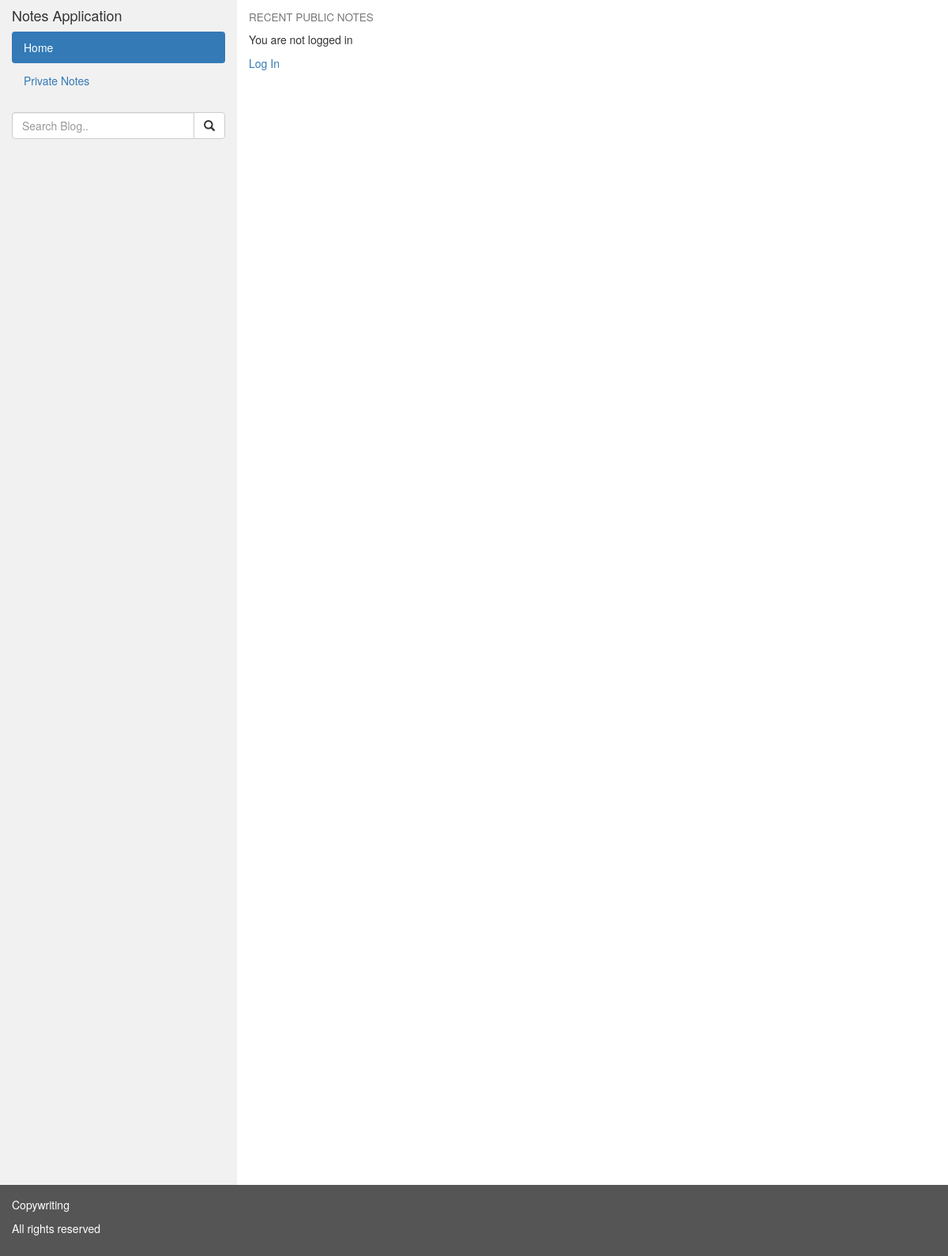
The app's page /, older data.
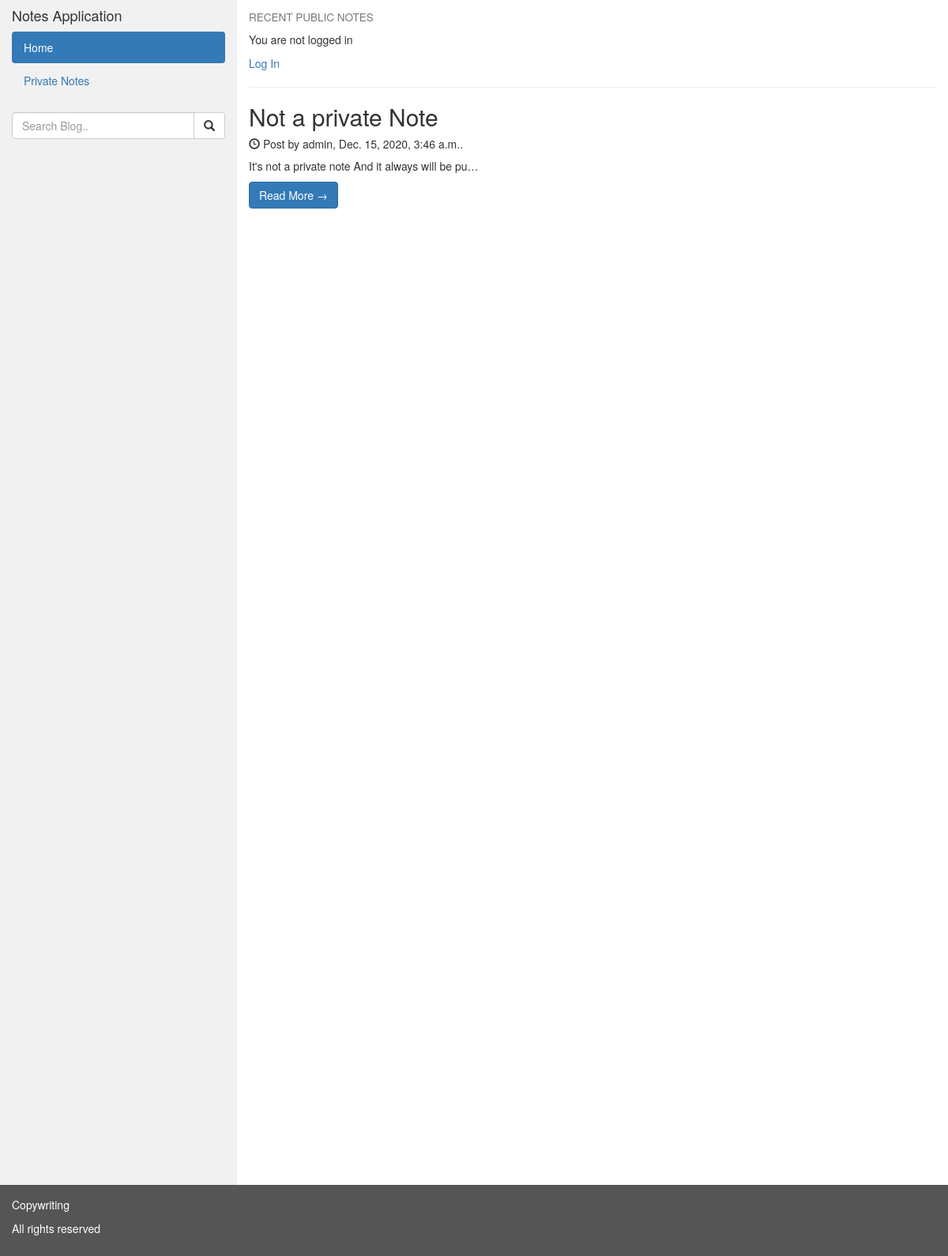
The same page, newer data.
### website/models.py (models this page shows, shortened)
class Note(models.Model):
    title = models.CharField(max_length=200)
    slug = models.SlugField(max_length=200, unique=True)
    author = models.ForeignKey(User, on_delete=models.CASCADE, related_name='blog_post')
    updated_on = models.DateTimeField(auto_now=True)
    content = models.TextField(max_length=600)
    created_on = models.DateTimeField(auto_now_add=True)
    status = models.IntegerField(choices=STATUS, default=0)
    class Meta:
        ordering = ['-created_on']

### website/views.py (the view)
# urls.py: path('', views.NoteList.as_view(), name='home'),
class NoteList(generic.ListView):
    context_object_name = 'notes_list'
    queryset = Note.objects.filter(status=0).order_by('-created_on')
    template_name = 'html/index.html'

### templates/html/index.html
{% extends 'html/base.html' %}
{% block content %}
<div class="col-sm-9">
  <h4><small>RECENT PUBLIC NOTES</small></h4>
  {% if user.is_authenticated %}
  Hi <strong>{{ user.username }}</strong>!
  <br>
  <a href="{% url 'logout' %}">Log Out</a>
  {% else %}
    <p>You are not logged in</p>
    <a href="{% url 'login' %}">Log In</a>
  {% endif %}
  {% for note in notes_list %}
    <hr>
    <h2>{{ note.title }}  </h2>
    <h5><span class="glyphicon glyphicon-time"></span> Post by {{ note.author }}, {{ note.created_on }}.</h5>
    <p>{{ note.content|truncatechars:50 }}</p>
    <a href="{% url 'note_detail' note.slug  %}" class="btn btn-primary">Read More &rarr;</a>
    <br><br>
  {% endfor %}
</div>
{% endblock content %}

### templates/html/base.html (shortened to what this page needs)
<!DOCTYPE html>
{% load static %}
<html lang="en">
<head>
  <link rel="stylesheet" href="https://maxcdn.bootstrapcdn.com/bootstrap/3.4.1/css/bootstrap.min.css">
  <link rel="stylesheet" href="{% static 'css/style.css' %}">
</head>
<body>
<div class="container-fluid">
  <div class="row content">
    <div class="col-sm-3 sidenav">
      <h4>Notes Application</h4>
      <ul class="nav nav-pills nav-stacked">
        <li class="active"><a href="{% url 'home' %}">Home</a></li>
        <li><a href="{% url 'pr_notes' %}">Private Notes</a></li>
      </ul><br>
      <div class="input-group">
        <input type="text" class="form-control" placeholder="Search Blog..">
        <span class="input-group-btn">
          <button class="btn btn-default" type="button">
            <span class="glyphicon glyphicon-search"></span>
          </button>
        </span>
      </div>
    </div>
      {% block content %}{% endblock content %}
  </div>
</div>
<footer class="container-fluid">
  <p>Copywriting</p>
  <p>All rights reserved</p>
</footer>
</body>
</html>

### templates/html/base.html (style rules this page uses)
.row.content { height: 1500px }
.sidenav { background-color: #f1f1f1; height: 100%; }
footer { background-color: #555; color: white; padding: 15px; }

Row changes from the older to the newer data that the page shows:
added Note: title "Not a private Note", author "admin", created_on "Dec. 15, 2020, 3:46 a.m.", content "It's not a private note And it always will be pu…"
